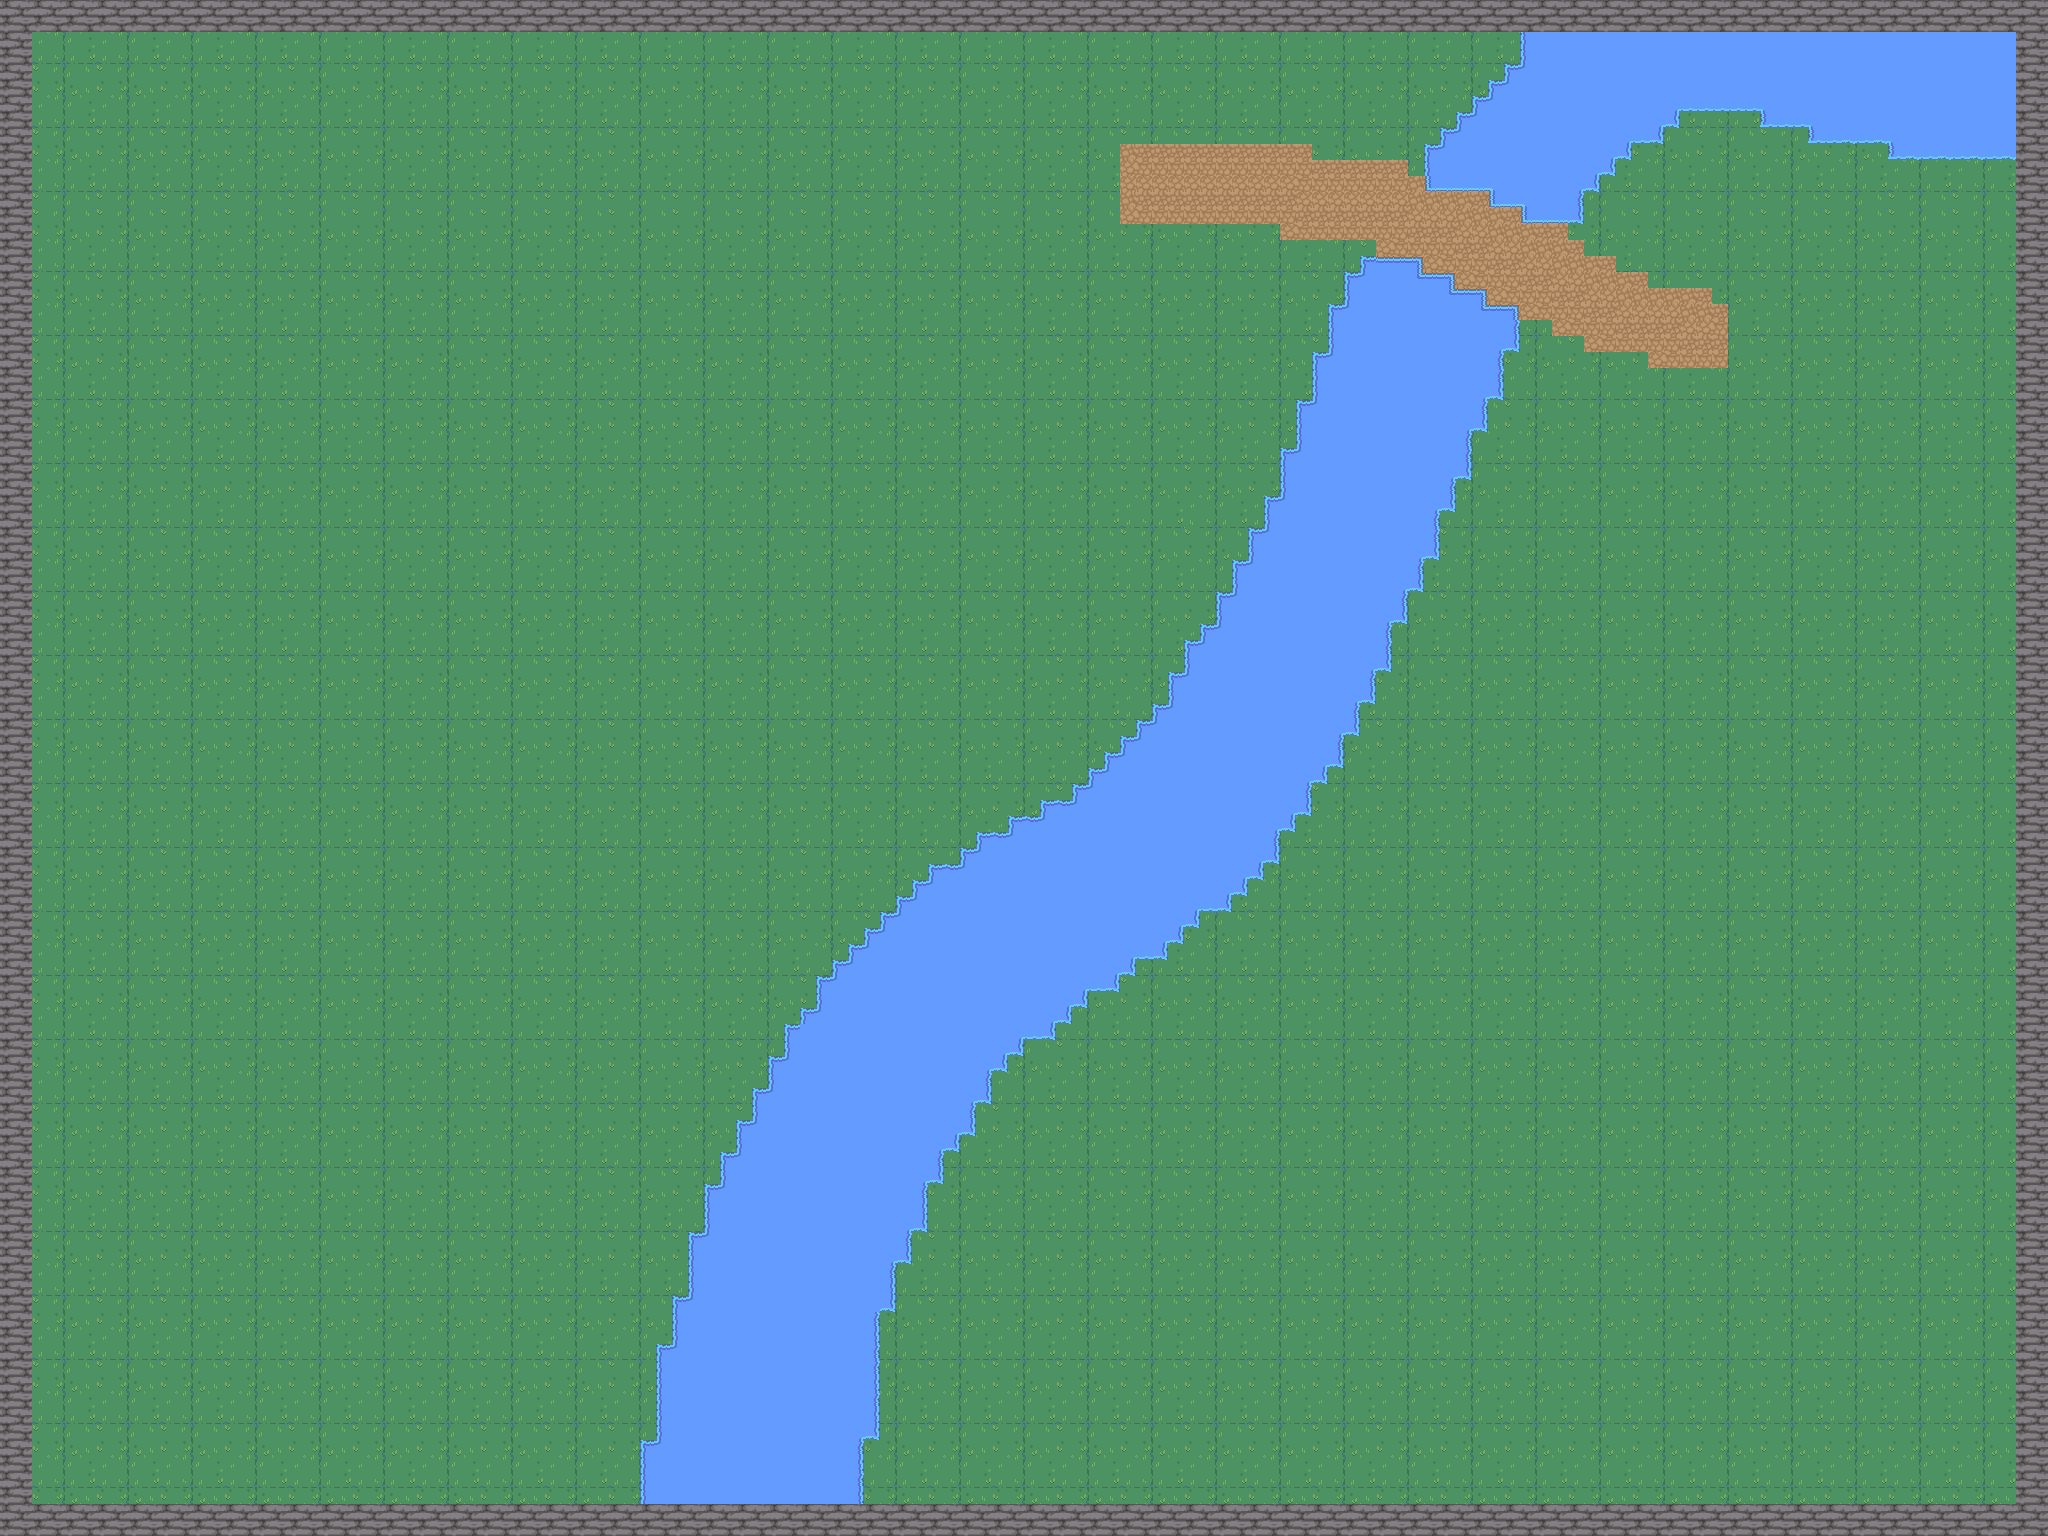

Below is a game level as drawn by its tile map, then a one-line description and the .tmx that defines it (tile-layer data replaced by summaries):
An orthogonal 128x96 tile map with 16x16 px tiles, 2 tile layers (background, walls) and 64 objects (59x collision, 4x walls, Player).

<map version="1.10" tiledversion="1.10.2" orientation="orthogonal" renderorder="right-down" width="128" height="96" tilewidth="16" tileheight="16" infinite="0" nextlayerid="4" nextobjectid="82">
 <tileset firstgid="1" source="nature.tsx" />
 <layer id="1" name="background" width="128" height="96">
  <data>[12288 cells, 12288 non-empty, 44 distinct tile ids]</data>
 </layer>
 <layer id="2" name="walls" width="128" height="96">
  <data>[12288 cells, 880 non-empty, 4 distinct tile ids]</data>
 </layer>
 <objectgroup id="3" name="Objects">
  <object id="1" name="Player" x="1000" y="600">
   <point />
  </object>
  <object id="2" type="walls" x="2.66667" y="2.66667" width="26.6667" height="1533.33" />
  <object id="4" type="walls" x="30.6667" y="1504" width="2017.33" height="29.3333" />
  <object id="5" type="walls" x="2014.67" y="1.33333" width="32" height="1529.33" />
  <object id="6" type="walls" x="30.6667" y="2.66667" width="2016" height="26.6667" />
  <object id="16" type="collision" x="643" y="1442" width="218" height="61" />
  <object id="18" type="collision" x="658" y="1345" width="219.5" height="94.5" />
  <object id="19" type="collision" x="674" y="1297.5" width="203.5" height="54.5" />
  <object id="20" type="collision" x="691" y="1233.5" width="203.5" height="77.5" />
  <object id="21" type="collision" x="706" y="1185.5" width="204" height="77.5" />
  <object id="22" type="collision" x="722" y="1153.5" width="204.5" height="76.5" />
  <object id="23" type="collision" x="737" y="1121" width="204.5" height="62" />
  <object id="24" type="collision" x="754" y="1089.5" width="204.5" height="62" />
  <object id="25" type="collision" x="770.5" y="1058" width="203" height="76.5" />
  <object id="26" type="collision" x="786.5" y="1024.5" width="203.5" height="78" />
  <object id="27" type="collision" x="802" y="1009" width="204.5" height="62" />
  <object id="28" type="collision" x="817.5" y="978" width="204" height="76" />
  <object id="29" type="collision" x="833.5" y="961.5" width="221" height="77" />
  <object id="30" type="collision" x="849.5" y="946" width="220" height="76" />
  <object id="31" type="collision" x="867" y="929.5" width="219" height="77.5" />
  <object id="32" type="collision" x="882" y="913" width="236" height="77.5" />
  <object id="33" type="collision" x="1362" y="257.5" width="59" height="333" />
  <object id="34" type="collision" x="1419.5" y="275" width="33" height="235.5" />
  <object id="35" type="collision" x="1454" y="291.5" width="31" height="138" />
  <object id="38" type="collision" x="1329" y="305" width="188.5" height="45" />
  <object id="40" type="collision" x="1346" y="272" width="11.5" height="463.5" />
  <object id="41" type="collision" x="1312.5" y="353.5" width="188" height="45.5" />
  <object id="42" type="collision" x="1297.5" y="401" width="44" height="364" />
  <object id="43" type="collision" x="1440" y="431.5" width="30" height="47.5" />
  <object id="44" type="collision" x="1266" y="497.5" width="171.5" height="60" />
  <object id="45" type="collision" x="1281" y="450" width="12.5" height="378.5" />
  <object id="46" type="collision" x="1233" y="561.5" width="173" height="59.5" />
  <object id="47" type="collision" x="1249.5" y="530" width="28" height="332.5" />
  <object id="48" type="collision" x="1202" y="626" width="187.5" height="43.5" />
  <object id="49" type="collision" x="1218" y="593" width="11.5" height="316.5" />
  <object id="50" type="collision" x="1187" y="641.5" width="11" height="285" />
  <object id="51" type="collision" x="1169" y="672.5" width="204.5" height="30" />
  <object id="52" type="collision" x="1154.5" y="706.5" width="201.5" height="28" />
  <object id="53" type="collision" x="1138.5" y="722" width="26.5" height="234" />
  <object id="54" type="collision" x="1121.5" y="737" width="219.5" height="28" />
  <object id="55" type="collision" x="1106.5" y="753" width="12" height="237" />
  <object id="56" type="collision" x="1090" y="770" width="237" height="13.5" />
  <object id="57" type="collision" x="1043" y="801.5" width="75" height="188" />
  <object id="59" type="collision" x="1073" y="786" width="61.5" height="187.5" />
  <object id="61" type="collision" x="1074.5" y="786.5" width="236.5" height="27" />
  <object id="62" type="collision" x="1010" y="818" width="251" height="58.5" />
  <object id="63" type="collision" x="930" y="865.5" width="315.5" height="28.5" />
  <object id="64" type="collision" x="977.5" y="833.5" width="29" height="237.5" />
  <object id="65" type="collision" x="897.5" y="897.5" width="333" height="14" />
  <object id="66" type="collision" x="960.5" y="849" width="221" height="91.5" />
  <object id="67" type="collision" x="912" y="880.5" width="21" height="17.5" />
  <object id="68" type="collision" x="1889" y="28.6667" width="126" height="129.333" />
  <object id="69" type="collision" x="1809.33" y="28.3333" width="81.3333" height="113.667" />
  <object id="70" type="collision" x="1761.67" y="23.3333" width="50.3333" height="101.667" />
  <object id="71" type="collision" x="1522.33" y="33.6667" width="59.6667" height="189" />
  <object id="72" type="collision" x="1505.33" y="65.6667" width="156.667" height="77" />
  <object id="73" type="collision" x="1664" y="32" width="13.3333" height="93.6667" />
  <object id="74" type="collision" x="1677.67" y="32.6667" width="84.3333" height="77" />
  <object id="75" type="collision" x="1425.33" y="145.333" width="172.667" height="44.6667" />
  <object id="77" type="collision" x="1490" y="82" width="34.6667" height="123" />
  <object id="78" type="collision" x="1581" y="32" width="48.6667" height="125.667" />
  <object id="79" type="collision" x="1457.33" y="112.667" width="156.333" height="61.3333" />
  <object id="80" type="collision" x="1474" y="98" width="21.3333" height="19.6667" />
  <object id="81" type="collision" x="1442" y="130" width="25" height="18" />
 </objectgroup>
</map>
